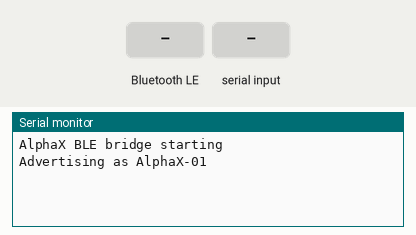
A sketch run on a simulated ESP32. Shown: the last lines printed to the serial monitor. The inputs (shaded band) are chosen by the test bench. Nothing arrives over Bluetooth unless stated; a phone connects over Bluetooth LE 3 s after start.

Above: at 1.5 s.
1.6 s: Bluetooth LE write "1" received
At 2.1 s:
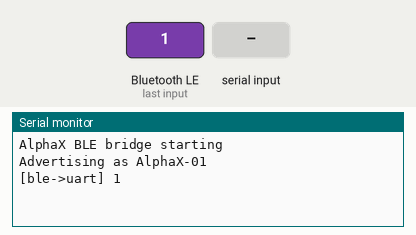
4.6 s: "1\n" received over the second serial link
At 5.6 s:
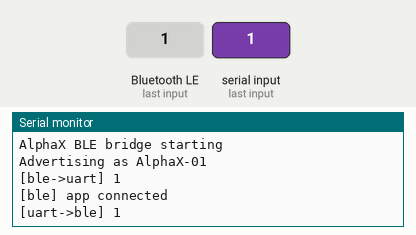
6.1 s: Bluetooth LE write "0" received
At 6.7 s:
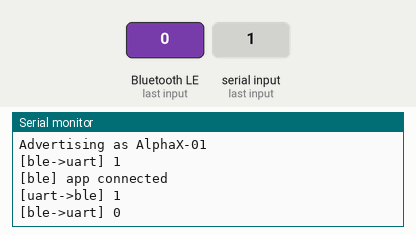
7.6 s: "0\n" received over the second serial link
At 9.1 s:
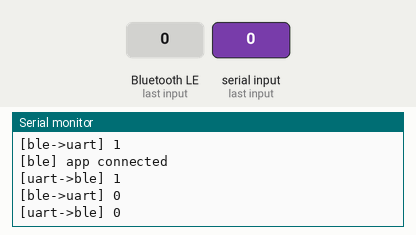

The sketch:

esp32_ble_bridge.ino
```cpp
/*
 * AlphaX — ESP32 BLE Bridge
 * Team AlphaX, BMED 2310
 *
 * ROLE
 *   The ESP32 is only a radio. It advertises a BLE service, hands any command
 *   it receives straight to the STM32 over UART, and relays the STM32's status
 *   lines back out as BLE notifications. No session logic lives here, so the
 *   Nucleo stays the single source of truth for what the hardware is doing.
 *
 * WIRING (ESP32 DevKit  <->  NUCLEO-F303RE)
 *   ESP32 GPIO16 (RX2)  <--  Nucleo PA9  (D8, TX)
 *   ESP32 GPIO17 (TX2)  -->  Nucleo PA10 (D2, RX)
 *   ESP32 GND           <--> Nucleo GND        <-- REQUIRED, common ground
 *
 *   Both boards are 3.3 V logic, so the UART lines connect directly. No level
 *   shifter needed.
 *
 * POWER
 *   Power the ESP32 from its own USB cable, or from the Nucleo's 5V pin into
 *   the ESP32 VIN. Do NOT power it from the Nucleo's 3V3 pin — the ESP32 pulls
 *   ~250 mA spikes when the radio transmits and will brown out.
 *
 *   Do NOT connect the 9 V battery to the ESP32 anywhere. The 9 V rail belongs
 *   to the LT1637 output stage only. The two share a ground and nothing else.
 */

#include <BLEDevice.h>
#include <BLEServer.h>
#include <BLEUtils.h>
#include <BLE2902.h>

#define DEVICE_NAME "AlphaX-01"

// UART to the Nucleo
#define UART_RX_PIN 16
#define UART_TX_PIN 17
#define UART_BAUD   115200

// BLE UUIDs — must match the controller app
#define SERVICE_UUID     "6e5a0001-b5a3-f393-e0a9-e50e24dcca9e"
#define CMD_CHAR_UUID    "6e5a0002-b5a3-f393-e0a9-e50e24dcca9e"  // app -> device
#define STATUS_CHAR_UUID "6e5a0003-b5a3-f393-e0a9-e50e24dcca9e"  // device -> app

BLECharacteristic *statusChar = nullptr;
BLEServer         *bleServer  = nullptr;
bool deviceConnected = false;

String uartLine = "";

// ------------------------------------------------------------- callbacks ---

class ServerCallbacks : public BLEServerCallbacks {
  void onConnect(BLEServer *s) override {
    deviceConnected = true;
    Serial.println("[ble] app connected");
    Serial2.println("HELLO");          // let the STM32 know someone is watching
  }

  void onDisconnect(BLEServer *s) override {
    deviceConnected = false;
    Serial.println("[ble] app disconnected -> sending STOP");
    // Fail safe: if the phone walks away, the session ends.
    Serial2.println("STOP");
    s->startAdvertising();
  }
};

class CommandCallbacks : public BLECharacteristicCallbacks {
  void onWrite(BLECharacteristic *c) override {
    // ESP32 core 3.x returns an Arduino String here; core 2.x returned
    // std::string. Both are handled so the sketch builds either way.
#if ESP_ARDUINO_VERSION_MAJOR >= 3
    String cmd = c->getValue();
#else
    std::string v = c->getValue();
    if (v.empty()) return;
    String cmd = String(v.c_str());
#endif
    cmd.trim();
    if (cmd.length() == 0) return;

    Serial.printf("[ble->uart] %s\n", cmd.c_str());
    Serial2.println(cmd);              // straight through to the Nucleo
  }
};

// ------------------------------------------------------------------ main ---

void setup() {
  Serial.begin(115200);                                  // USB debug
  Serial2.begin(UART_BAUD, SERIAL_8N1, UART_RX_PIN, UART_TX_PIN);
  delay(300);
  Serial.println("\nAlphaX BLE bridge starting");

  // setMTU must come before init. Without it, BLE notifications are capped
  // at 20 bytes and the status JSON arrives truncated and unparseable.
  BLEDevice::setMTU(247);
  BLEDevice::init(DEVICE_NAME);
  bleServer = BLEDevice::createServer();
  bleServer->setCallbacks(new ServerCallbacks());

  BLEService *service = bleServer->createService(SERVICE_UUID);

  BLECharacteristic *cmdChar = service->createCharacteristic(
      CMD_CHAR_UUID,
      BLECharacteristic::PROPERTY_WRITE | BLECharacteristic::PROPERTY_WRITE_NR);
  cmdChar->setCallbacks(new CommandCallbacks());

  statusChar = service->createCharacteristic(
      STATUS_CHAR_UUID,
      BLECharacteristic::PROPERTY_READ | BLECharacteristic::PROPERTY_NOTIFY);
  statusChar->addDescriptor(new BLE2902());

  service->start();

  BLEAdvertising *adv = BLEDevice::getAdvertising();
  adv->addServiceUUID(SERVICE_UUID);
  adv->setScanResponse(true);
  BLEDevice::startAdvertising();

  Serial.printf("Advertising as %s\n", DEVICE_NAME);
}

void loop() {
  // Read status lines from the Nucleo, one line at a time, and notify the app.
  while (Serial2.available()) {
    char ch = (char)Serial2.read();

    if (ch == '\n' || ch == '\r') {
      if (uartLine.length() > 0) {
        Serial.printf("[uart->ble] %s\n", uartLine.c_str());

        if (deviceConnected && statusChar) {
          statusChar->setValue((uint8_t *)uartLine.c_str(), uartLine.length());
          statusChar->notify();
        }
        uartLine = "";
      }
    } else {
      uartLine += ch;
      if (uartLine.length() > 250) uartLine = "";   // runaway guard
    }
  }
}
```

Measured:
- after the input at 1.6 s, the serial monitor: prints a new line at once (image 1)
- after the input at 4.6 s, the serial monitor: prints a new line at once (image 2)
- after the input at 6.1 s, the serial monitor: prints a new line at once (image 3)
- after the input at 7.6 s, the serial monitor: prints a new line at once (image 4)
